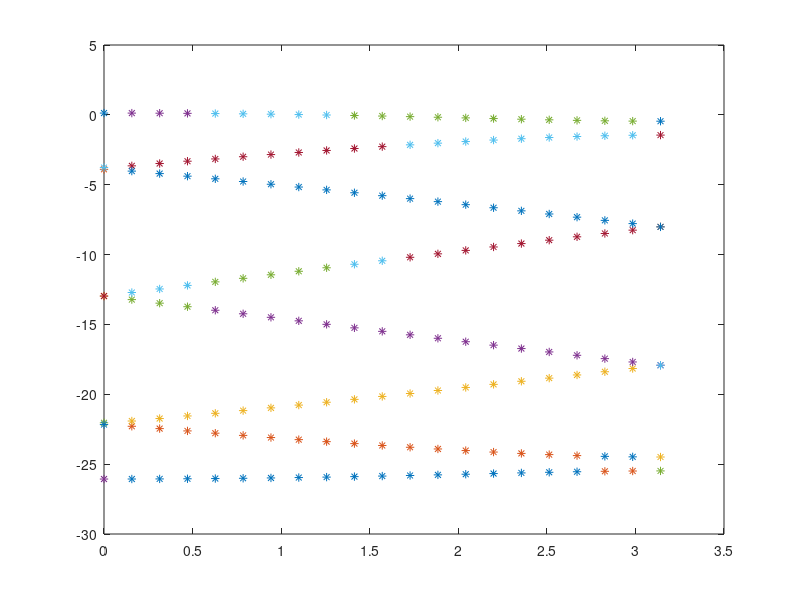

This figure's MATLAB source:
% numerically find linear solutions of potential well problem
A=-1
H=pi
V=@(x) A*cos(2*x);
Npts=9

x=linspace(0,H,Npts);
j=2:Npts
xj=x(j-1)
h=diff(x(1:2))
A0=sparse(j,j-1,1/h^2,Npts+1,Npts+1) ...
  +sparse(j,j+1,1/h^2,Npts+1,Npts+1) ...
  +sparse(j,j,-2/h^2-V(xj),Npts+1,Npts+1);
A0=full(A0)
B=full(sparse(j,j,1,Npts+1,Npts+1))

ws=[];
phis=linspace(0,pi,21);
for phi=phis
A=A0;
A([1,Npts+1],[1,Npts+1])=eye(2);
A(1,Npts)=-exp(-1i*phi);
A(Npts+1,2)=-exp(+1i*phi);
w=eig(A,B);
w(isinf(w))=[]
ws=[ws;w'];
end
normimagfreq=norm(imag(ws))
plot(phis,real(ws),'*')
